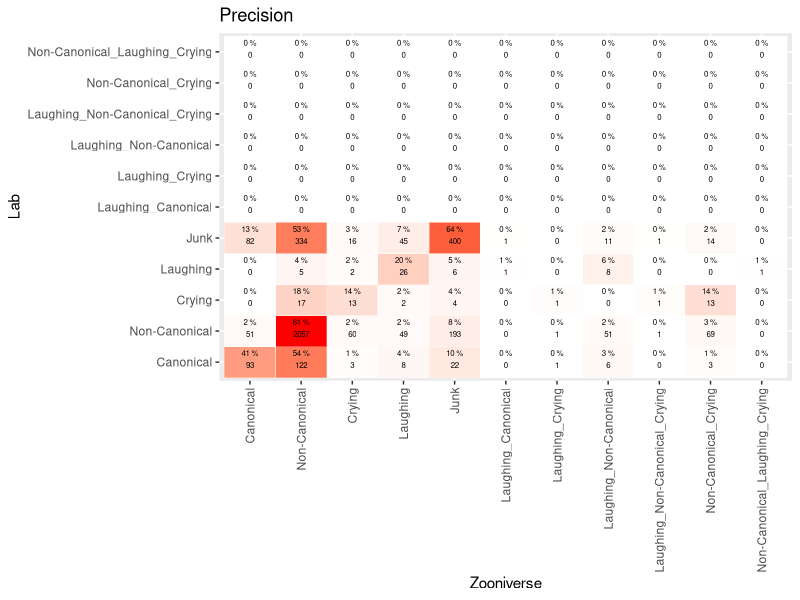
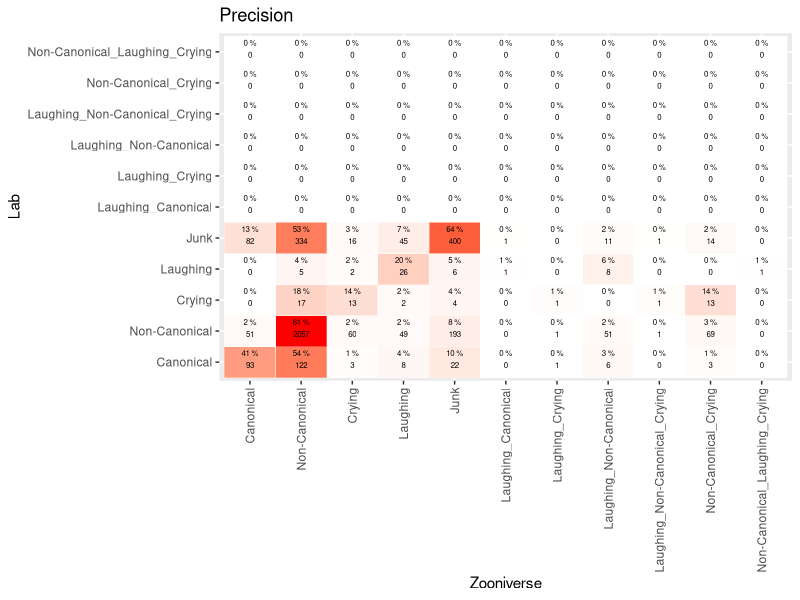
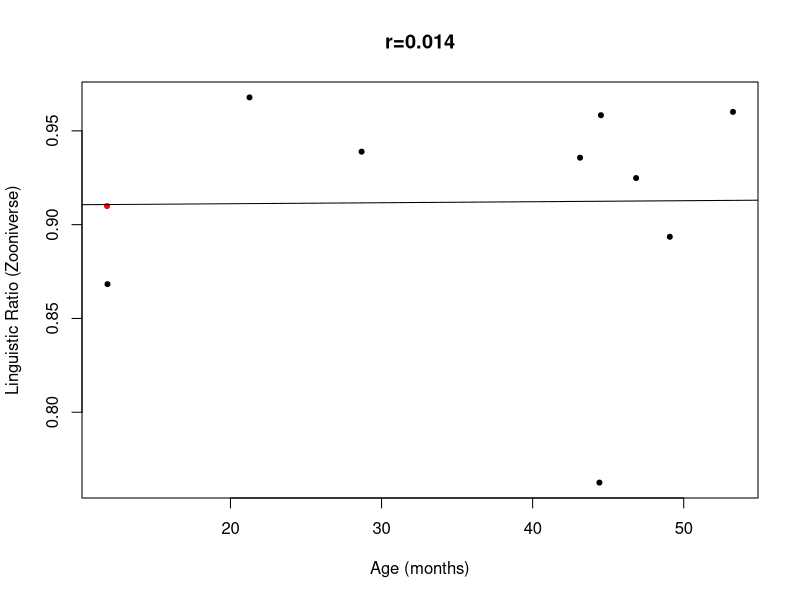
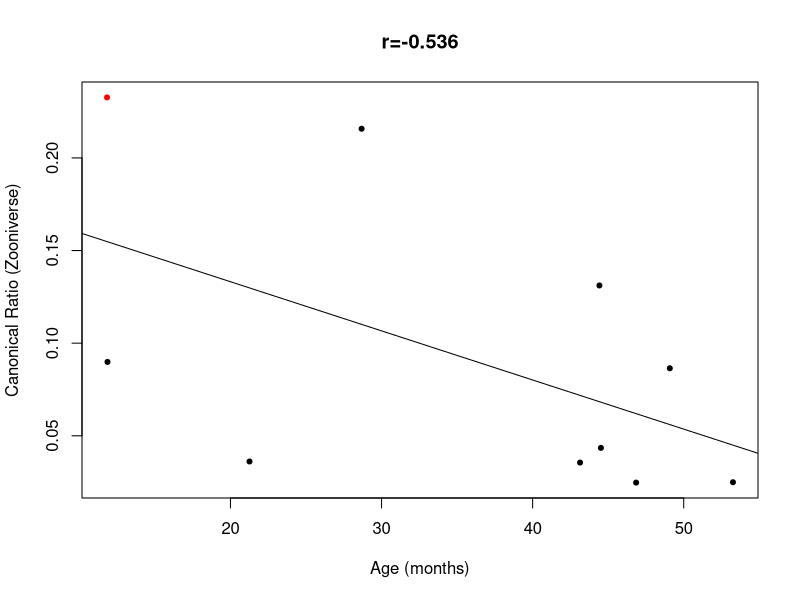
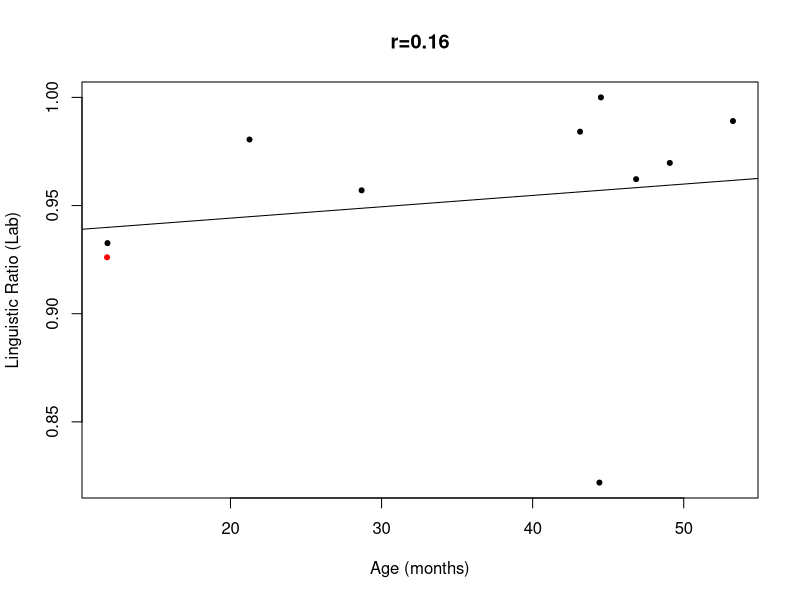
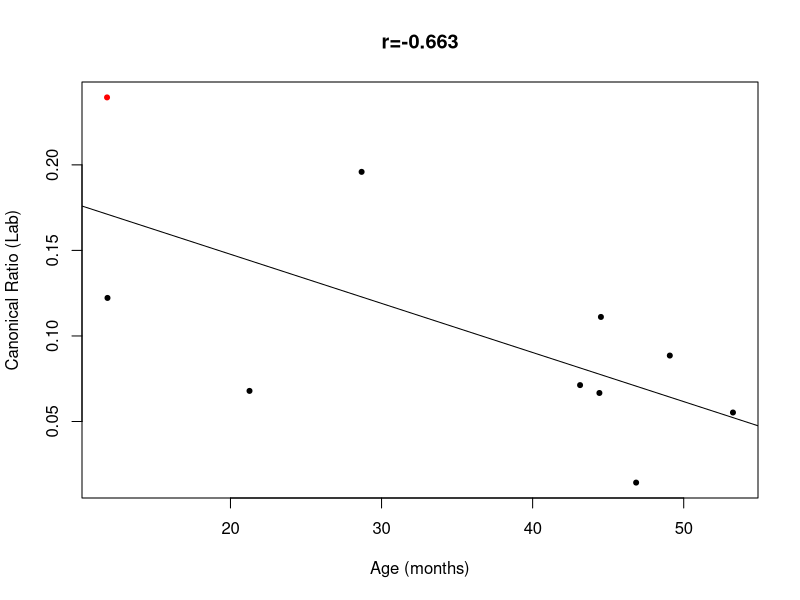
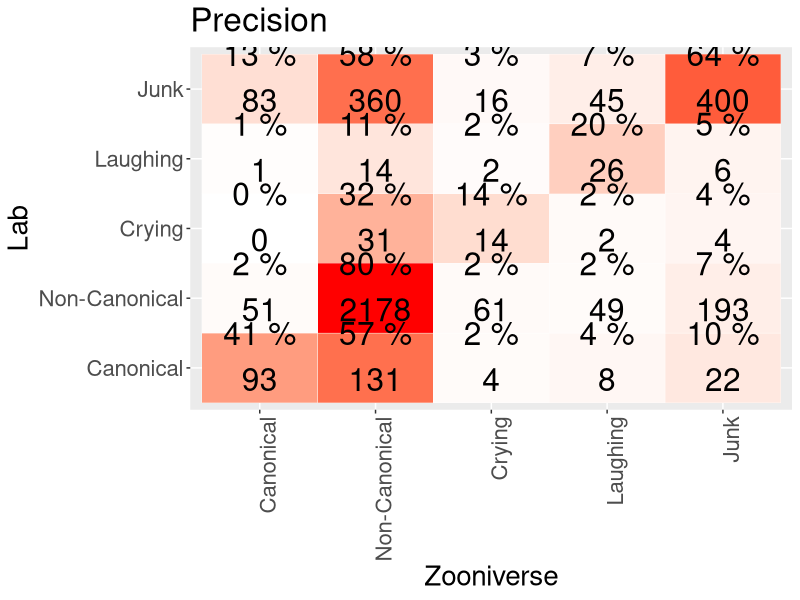
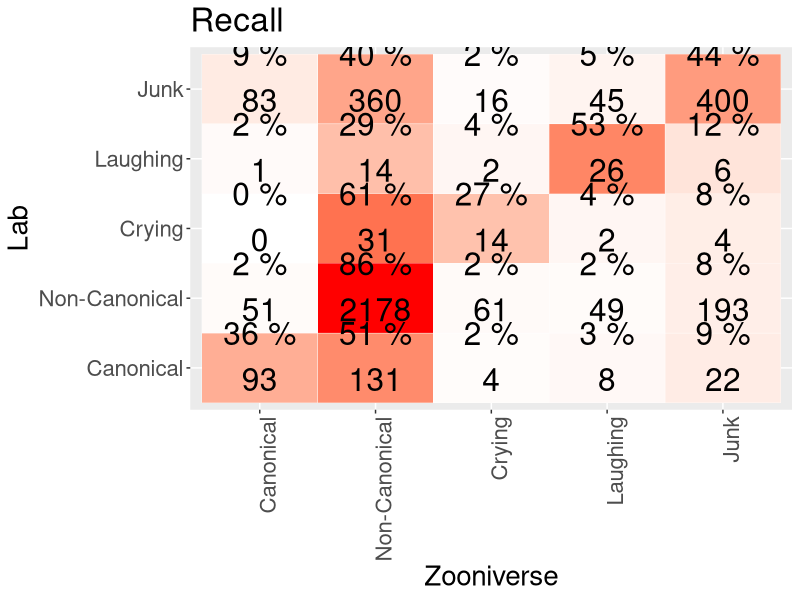

The R script that drew these images, in order:
## ---- chunk 1
knitr::opts_chunk$set(echo = TRUE)
library(tidyverse)
library(dplyr)
library(ggplot2)
library(caret)
library(scales)

dodiv=function(x) x/sum(x, na.rm=T)

## ---- chunk 2
#read demo data created by AC from info in paper
demo_data=read.csv("demo-data.tsv",sep="\t")

# read dataset composed with python
data_all <- read.csv("final_classifications_PU_zoon.csv")

#remove the word mixed that takes up space and is unnecessary
data_all$Zoon_classif=factor(gsub("Mixed_","",as.character(data_all$Zoon_classif),fixed=T))

#relevel the factor so that it's easier to read
data_all$Zoon_classif=factor(data_all$Zoon_classif, levels=c("Canonical","Non-Canonical",
                                                             "Crying","Laughing","Junk",levels(data_all$Zoon_classif)[grep("_",levels(data_all$Zoon_classif))]))


# create lab column with easier to read correspondance
data_all$lab<-as.character(data_all$Major_Choice)
data_all$lab[data_all$lab=="Non-canonical syllables"]<-"Non-Canonical"
data_all$lab[data_all$lab=="Canonical syllables"]<-"Canonical"
data_all$lab[data_all$lab %in% c("Don't mark","None")]<-"Junk"
data_all$lab=factor(data_all$lab,levels=levels(data_all$Zoon_classif))
#apply same factor levels as zooniverse so that we can do symmetrical confusion matrices
## ---- chunk 3
table(data_all$lab)
table(data_all$Zoon_classif)

mycf=confusionMatrix(data_all$lab, data_all$Zoon_classif, dnn = c("Lab","Zooniverse"))

conf_tab=mycf$table

# this package uses sensitivity & specificity
#Sensitivity=recall
#Specificity=precision

mycf

## ---- chunk 4

prop_cat=data.frame(conf_tab/colSums(conf_tab)*100) #generates precision because columns
prop_cat$id=paste(prop_cat$Lab,prop_cat$Zooniverse)
colnames(prop_cat)[3]<-"pr"

data.frame(conf_tab)->stall
stall$id=paste(stall$Lab,stall$Zooniverse)
stall=merge(stall,prop_cat[c("id","pr")])



ggplot(data = stall, mapping = aes(y = Lab, x=Zooniverse)) +
 geom_tile(aes(fill= rescale(pr)), colour = "white") +
  geom_text(aes(label = paste(round(pr),"%")), vjust = -1,size=2) +
  geom_text(aes(label = Freq), vjust = 1,size=2) +
  scale_fill_gradient(low = "white", high = "red", name = "Percentage") +
     theme(legend.position = "none") +
  xlab("Zooniverse") + ylab("Lab") +
  ggtitle("Precision")+ theme(axis.text.x = element_text(angle = 90, vjust = 0.5, hjust=1))

## ---- chunk 5
prop_cat=data.frame(conf_tab/colSums(conf_tab)*100) #generates precision because columns
prop_cat$id=paste(prop_cat$Lab,prop_cat$Zooniverse)
colnames(prop_cat)[3]<-"pr"

data.frame(conf_tab)->stall
stall$id=paste(stall$Lab,stall$Zooniverse)
stall=merge(stall,prop_cat[c("id","pr")])



ggplot(data = stall, mapping = aes(y = Lab, x=Zooniverse)) +
 geom_tile(aes(fill= rescale(pr)), colour = "white") +
  geom_text(aes(label = paste(round(pr),"%")), vjust = -1,size=2) +
  geom_text(aes(label = Freq), vjust = 1,size=2) +
  scale_fill_gradient(low = "white", high = "red", name = "Percentage") +
     theme(legend.position = "none") +
  xlab("Zooniverse") + ylab("Lab") +
  ggtitle("Precision")+ theme(axis.text.x = element_text(angle = 90, vjust = 0.5, hjust=1))

## ---- chunk 6

#given results above, we map the mixed
data_all$Zoon_classif[data_all$Zoon_classif=="Laughing_Canonical"]<-"Canonical"
data_all$Zoon_classif[data_all$Zoon_classif=="Laughing_Non-Canonical"]<-"Non-Canonical"
data_all$Zoon_classif[data_all$Zoon_classif=="Laughing_Non-Canonical_Crying"]<-"Non-Canonical"
data_all$Zoon_classif[data_all$Zoon_classif=="Laughing_Crying"]<-"Crying"
data_all$Zoon_classif[data_all$Zoon_classif=="Non-Canonical_Crying"]<-"Non-Canonical"
data_all$Zoon_classif[data_all$Zoon_classif=="Non-Canonical_Laughing_Crying"]<-"Non-Canonical"

#and reset the factors for cleanliness
data_all$Zoon_classif=factor(data_all$Zoon_classif)
data_all$lab=factor(data_all$lab)

mycf=confusionMatrix(data_all$lab, data_all$Zoon_classif, dnn = c("Lab","Zooniverse"))
conf_tab=mycf$table

# this package uses sensitivity & specificity
#Sensitivity=recall
#Specificity=precision

mycf

## ---- chunk 7
pdf("precision.pdf",height=10,width=10)
prop_cat=data.frame(conf_tab/colSums(conf_tab)*100) #generates precision because columns
prop_cat$id=paste(prop_cat$Lab,prop_cat$Zooniverse)
colnames(prop_cat)[3]<-"pr"

data.frame(conf_tab)->stall
stall$id=paste(stall$Lab,stall$Zooniverse)
stall=merge(stall,prop_cat[c("id","pr")])



ggplot(data = stall, mapping = aes(y = Lab, x=Zooniverse)) +
 geom_tile(aes(fill= rescale(pr)), colour = "white") +
  geom_text(aes(label = paste(round(pr),"%")), vjust = -1,size=8) +
  geom_text(aes(label = Freq), vjust = 1,size=8) +
  scale_fill_gradient(low = "white", high = "red", name = "Proportion") +
     theme(legend.position = "none") +
  xlab("Zooniverse") + ylab("Lab") +
  ggtitle("Precision")+theme(text = element_text(size=20),
        axis.text.x = element_text(angle=90, hjust=1))
dev.off()
## ---- chunk 8
pdf("recall.pdf",height=10,width=10)
prop_cat=data.frame(conf_tab/rowSums(conf_tab)*100)  #generates recall because rows
prop_cat$id=paste(prop_cat$Lab,prop_cat$Zooniverse)
colnames(prop_cat)[3]<-"rec"

data.frame(conf_tab)->stall
stall$id=paste(stall$Lab,stall$Zooniverse)
stall=merge(stall,prop_cat[c("id","rec")])

ggplot(data = stall, mapping = aes(y = Lab, x=Zooniverse)) +
 geom_tile(aes(fill= rescale(rec)), colour = "white") +
  geom_text(aes(label = paste(round(rec),"%")), vjust = -1,size=8) +
  geom_text(aes(label = Freq), vjust = 1,size=8) +
  scale_fill_gradient(low = "white", high = "red", name = "Proportion") +
     theme(legend.position = "none") +
  xlab("Zooniverse") + ylab("Lab") +
  ggtitle("Recall")+theme(text = element_text(size=20),
        axis.text.x = element_text(angle=90, hjust=1))


dev.off()
## ---- chunk 9


#get the ns by child, then calculate the linguistic ratio & canonical ratio, separately for zooniverse & lab
ztab=table(data_all$ChildID,data_all$Zoon_classif)
z_lr=rowSums(ztab[,c("Canonical","Non-Canonical")])/rowSums(ztab[,-which(colnames(ztab) %in% c("Junk"))])
z_cr=ztab[,c("Canonical")]/rowSums(ztab[,c("Canonical","Non-Canonical")])

ltab=table(data_all$ChildID,data_all$lab)
l_lr=rowSums(ltab[,c("Canonical","Non-Canonical")])/rowSums(ltab[,-which(colnames(ztab) %in% c("Junk"))])
l_cr=ltab[,c("Canonical")]/rowSums(ltab[,c("Canonical","Non-Canonical")])

#put all the ratios together
if(sum(rownames(ztab)==rownames(ltab))==dim(ztab)[1]) ratios=cbind(rownames(ztab),z_lr,z_cr,l_lr,l_cr) else print("oops this code needs to be more complex because we don't have the same kids for the two ratios")
colnames(ratios)[1]<-"ChildID"

#add age
#ages=aggregate(data_all$Age,by=list(data_all$ChildID),mean) #this is a weird way of adding ages, since all of the ages for a given child should be the same if there is only one recording, and if there are multiple recordings, then we should not get the mean
#improvement: now we merge with a demo data tab, but note this is merged with child id, so the problem of multiple recs per child is still there


merge(ratios,demo_data,by="ChildID")->ratios
colnames(ratios)[dim(ratios)[2]]<-"Age"

#cbinding results in text, so we numerize the ratios
for(thisvar in c("z_lr","z_cr","l_lr","l_cr")) ratios[,thisvar]=as.numeric(as.character(ratios[,thisvar]))
summary(ratios)
## ---- chunk 10
prettynames=c("Linguistic Ratio (Zooniverse)","Canonical Ratio (Zooniverse)",
             "Linguistic Ratio (Lab)","Canonical Ratio (Lab)" )
names(prettynames)<-c("z_lr","z_cr","l_lr","l_cr")

#!!! this is working the opposite than it should! but note that to get angsynd kids to come out in red, I have to do it like this -- it doesn't make sense...
mycols=c("red","black")
names(mycols)<-c("Low-RiskControl","AngelmanSyndrome")

for(thisvar in c("z_lr","z_cr","l_lr","l_cr")) {
  myr=round(cor.test(ratios[,thisvar],ratios$Age)$estimate,3)
  plot(ratios[,thisvar]~ratios$Age, pch=20,xlab="Age (months)",ylab=prettynames[thisvar],main=paste0("r=",myr),
       col=mycols[ratios$Diagnosis])
  abline(lm(ratios[,thisvar]~ratios$Age))
  }

## ---- chunk 11

#Ling ratio
pdf("ling_rat_z_vs_l.pdf",height=5,width=5)
lims=range(c(ratios[,"z_lr"],ratios[,"l_lr"]))
  myr=round(cor.test(ratios[,"z_lr"],ratios[,"l_lr"])$estimate,3)
  plot(ratios[,"z_lr"]~ratios[,"l_lr"], pch=20,xlab=prettynames["l_lr"],ylab=prettynames["z_lr"],main=paste0("r=",myr),
       xlim=lims,ylim=lims,
       col=mycols[ratios$Diagnosis])
  abline(lm(ratios[,"z_lr"]~ratios[,"l_lr"]))
  lines(c(0,1),c(0,1),lty=2,col="darkgray")
dev.off()

  #CR
pdf("can_rat_z_vs_l.pdf",height=5,width=5)
lims=range(c(ratios[,"z_cr"],ratios[,"l_cr"]))
    myr=round(cor.test(ratios[,"z_cr"],ratios[,"l_cr"])$estimate,3)
  plot(ratios[,"z_cr"]~ratios[,"l_cr"], pch=20,xlab=prettynames["l_cr"],ylab=prettynames["z_cr"],main=paste0("r=",myr),
       xlim=lims,ylim=lims,
       col=mycols[ratios$Diagnosis])
  abline(lm(ratios[,"z_cr"]~ratios[,"l_cr"]),col="darkgray")
    lines(c(0,1),c(0,1),lty=2,col="darkgray")
dev.off()


#COMBINED to save space
pdf("combined.pdf",height=5,width=5)
lims=range(c(ratios[,"z_lr"],ratios[,"l_lr"]),c(ratios[,"z_cr"],ratios[,"l_cr"]))
  #myr=round(cor.test(ratios[,"z_lr"],ratios[,"l_lr"])$estimate,3)

  plot(ratios[,"z_lr"]~ratios[,"l_lr"],xlab="Laboratory annotations",ylab="Zooniverse annotations",
       xlim=lims,ylim=lims,
       pch=20,col=mycols[ratios$Diagnosis])
    points(ratios[,"z_cr"]~ratios[,"l_cr"], pch=2, col=mycols[ratios$Diagnosis])
  abline(lm(ratios[,"z_cr"]~ratios[,"l_cr"]))
  abline(lm(ratios[,"z_lr"]~ratios[,"l_lr"]),lty=3)
 # lines(c(0,1),c(0,1),lty=2,col="darkgray")
dev.off()


